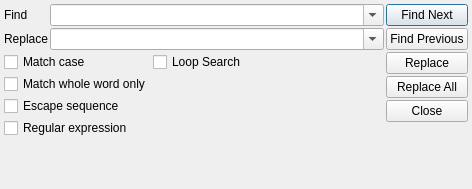
<?xml version="1.0" encoding="UTF-8"?>
<ui version="4.0">
 <class>mbServerDialogFindReplace</class>
 <widget class="QDialog" name="mbServerDialogFindReplace">
  <property name="geometry">
   <rect>
    <x>0</x>
    <y>0</y>
    <width>472</width>
    <height>189</height>
   </rect>
  </property>
  <property name="windowTitle">
   <string>Find/Replace</string>
  </property>
  <layout class="QHBoxLayout" name="horizontalLayout" stretch="1,0">
   <property name="spacing">
    <number>2</number>
   </property>
   <property name="leftMargin">
    <number>4</number>
   </property>
   <property name="topMargin">
    <number>4</number>
   </property>
   <property name="rightMargin">
    <number>4</number>
   </property>
   <property name="bottomMargin">
    <number>4</number>
   </property>
   <item>
    <layout class="QVBoxLayout" name="verticalLayout_2">
     <item>
      <layout class="QFormLayout" name="formLayout">
       <item row="0" column="0">
        <widget class="QLabel" name="label">
         <property name="text">
          <string>Find</string>
         </property>
        </widget>
       </item>
       <item row="0" column="1">
        <widget class="QComboBox" name="cmbFind">
         <property name="editable">
          <bool>true</bool>
         </property>
        </widget>
       </item>
       <item row="1" column="0">
        <widget class="QLabel" name="lblReplace">
         <property name="text">
          <string>Replace</string>
         </property>
        </widget>
       </item>
       <item row="1" column="1">
        <widget class="QComboBox" name="cmbReplace">
         <property name="editable">
          <bool>true</bool>
         </property>
        </widget>
       </item>
      </layout>
     </item>
     <item>
      <layout class="QFormLayout" name="formLayout_2">
       <property name="horizontalSpacing">
        <number>2</number>
       </property>
       <property name="verticalSpacing">
        <number>2</number>
       </property>
       <item row="0" column="0">
        <widget class="QCheckBox" name="chbMatchCase">
         <property name="text">
          <string>Match case</string>
         </property>
        </widget>
       </item>
       <item row="0" column="1">
        <widget class="QCheckBox" name="chbLoopSearch">
         <property name="text">
          <string>Loop Search</string>
         </property>
        </widget>
       </item>
       <item row="1" column="0">
        <widget class="QCheckBox" name="chbMatchWord">
         <property name="text">
          <string>Match whole word only</string>
         </property>
        </widget>
       </item>
       <item row="2" column="0">
        <widget class="QCheckBox" name="chbEscapeSequence">
         <property name="text">
          <string>Escape sequence</string>
         </property>
        </widget>
       </item>
       <item row="3" column="0">
        <widget class="QCheckBox" name="chbRegularExpression">
         <property name="text">
          <string>Regular expression</string>
         </property>
        </widget>
       </item>
      </layout>
     </item>
     <item>
      <spacer name="verticalSpacer_2">
       <property name="orientation">
        <enum>Qt::Vertical</enum>
       </property>
       <property name="sizeHint" stdset="0">
        <size>
         <width>378</width>
         <height>13</height>
        </size>
       </property>
      </spacer>
     </item>
    </layout>
   </item>
   <item>
    <layout class="QVBoxLayout" name="verticalLayout">
     <item>
      <widget class="QPushButton" name="btnFindNext">
       <property name="text">
        <string>Find Next</string>
       </property>
      </widget>
     </item>
     <item>
      <widget class="QPushButton" name="btnFindPrevious">
       <property name="text">
        <string>Find Previous</string>
       </property>
      </widget>
     </item>
     <item>
      <widget class="QPushButton" name="btnReplace">
       <property name="text">
        <string>Replace</string>
       </property>
      </widget>
     </item>
     <item>
      <widget class="QPushButton" name="btnReplaceAll">
       <property name="text">
        <string>Replace All</string>
       </property>
      </widget>
     </item>
     <item>
      <widget class="QPushButton" name="btnClose">
       <property name="text">
        <string>Close</string>
       </property>
      </widget>
     </item>
     <item>
      <spacer name="verticalSpacer">
       <property name="orientation">
        <enum>Qt::Vertical</enum>
       </property>
       <property name="sizeHint" stdset="0">
        <size>
         <width>20</width>
         <height>40</height>
        </size>
       </property>
      </spacer>
     </item>
    </layout>
   </item>
  </layout>
 </widget>
 <resources/>
 <connections/>
</ui>
